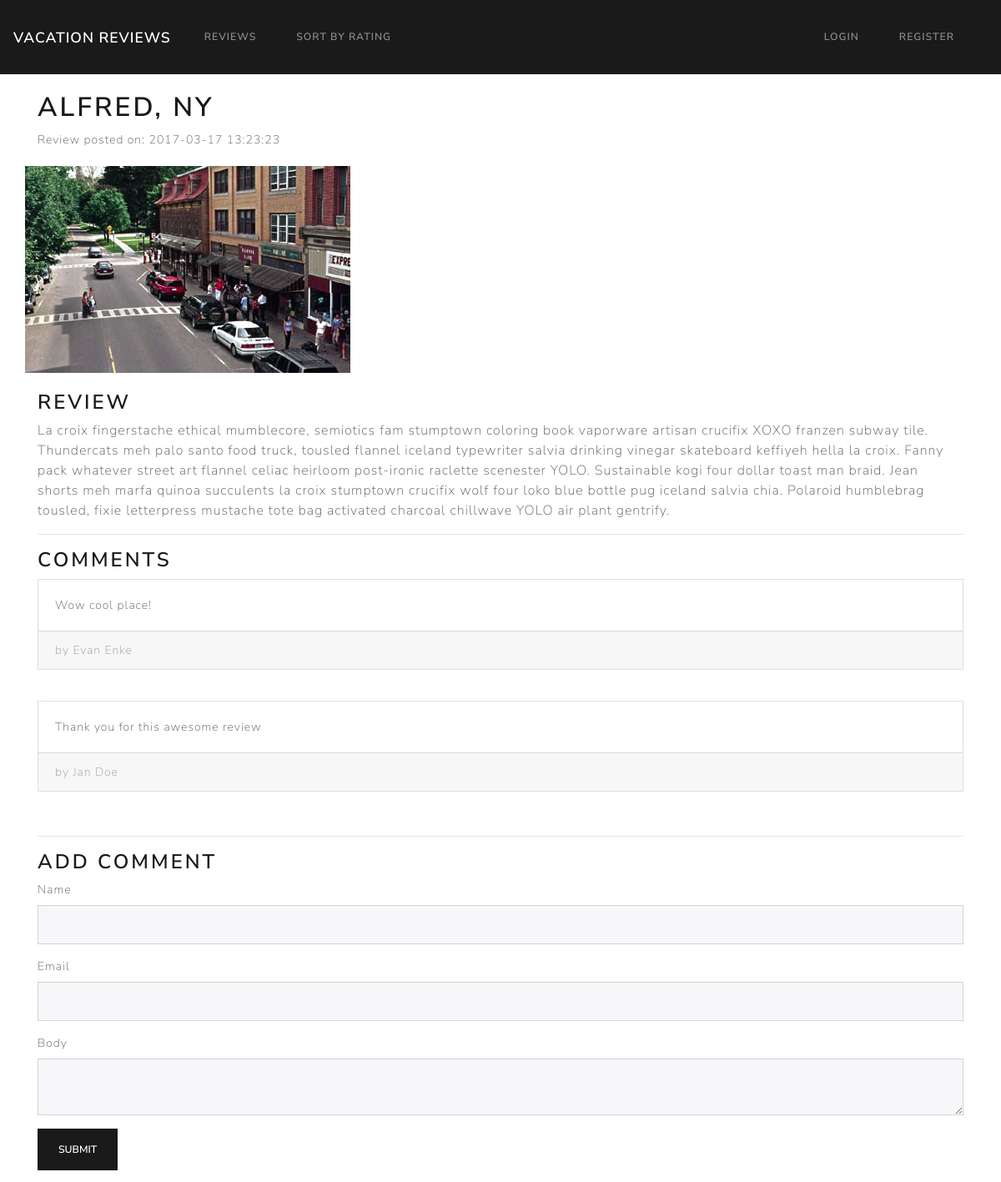
Screenshot of /reviews/alfred-example with the database file from the repository.
### tables this page shows
CREATE TABLE `reviews` (
  `id` int(11) NOT NULL,
  `rating_id` int(11) NOT NULL,
  `user_id` int(11) NOT NULL,
  `title` varchar(255) NOT NULL,
  `slug` varchar(255) NOT NULL,
  `body` text NOT NULL,
  `review_image` varchar(255) NOT NULL,
  `created_at` timestamp NOT NULL DEFAULT CURRENT_TIMESTAMP
);

CREATE TABLE `comments` (
  `id` int(11) NOT NULL,
  `review_id` int(11) NOT NULL,
  `name` varchar(255) NOT NULL,
  `email` varchar(255) NOT NULL,
  `body` text NOT NULL,
  `created_at` timestamp NOT NULL DEFAULT CURRENT_TIMESTAMP
);

### application/controllers/Reviews.php (called while the page is built, shortened)
<?php
	class Reviews extends CI_Controller{
		public function view($slug = NULL){
			$data['review'] = $this->review_model->get_reviews($slug);
			$review_id = $data['review']['id'];
			$data['comments'] = $this->comment_model->get_comments($review_id);
			$data['title'] = $data['review']['title'];
			$this->load->view('templates/header');
			$this->load->view('reviews/view', $data);
			$this->load->view('templates/footer');
		}
	}

### index.php (called while the page is built, shortened)
<?php
require_once BASEPATH.'core/CodeIgniter.php';

### application/models/Review_model.php (called while the page is built, shortened)
<?php
	class Review_model extends CI_Model{
		public function get_reviews($slug = FALSE, $limit = FALSE, $offset = FALSE){
			$query = $this->db->get_where('reviews', array('slug' => $slug));
			return $query->row_array();
		}
	}

### application/models/Comment_model.php (called while the page is built, shortened)
<?php
	class Comment_model extends CI_Model{
		public function get_comments($review_id){
			$query = $this->db->get_where('comments', array('review_id' => $review_id));
			return $query->result_array();
		}
	}

### application/views/reviews/view.php (the view, shortened to what this page needs)
<h1><?php echo $review['title']; ?></h1>
<div class="review-date">Review posted on: <?php echo $review['created_at']; ?></div><br>
<div class="row">
	<img class="img-responsive" src="<?php echo site_url(); ?>assets/images/reviews/<?php echo $review['review_image']; ?>">
</div><br>
<h3>Review</h3>
<div style="font-size: 16px;">
	<?php echo $review['body']; ?>
</div>
<hr>
<h3>Comments</h3>
<?php if($comments) : ?>
	<?php foreach($comments as $comment) : ?>
		<div class="card bg-secondary mb-3">
			<div class="card-body">
				<?php echo $comment['body']; ?>
			</div>
			<div class="card-footer text-muted">
				by <?php echo $comment['name']; ?>
			</div>
		</div><br />
	<?php endforeach; ?>
<?php else : ?>
	<p>No Comments To Display :(</p>
<?php endif; ?>
<hr>
<h3>Add Comment</h3>
<?php echo form_open('comments/create/'.$review['id']); ?>
	<div class="form-group">
		<label>Name</label>
		<input type="text" name="name" class="form-control">
	</div>
	<div class="form-group">
		<label>Email</label>
		<input type="text" name="email" class="form-control">
	</div>
	<div class="form-group">
		<label>Body</label>
		<textarea name="body" class="form-control"></textarea>
	</div>
	<button class="btn btn-primary" type="submit">Submit</button>
</form>

### assets/css/style.css (style rules this page uses)
.review-date { margin:auto; display:block; }

### rows the page displays
reviews: title "ALFRED, NY", created_at "2017-03-17 13:23:23", review_image (picture), body "La croix fingerstache ethical mumblecore, semiotics fam stumptown coloring book vaporware artisan crucifix XOXO franzen subway tile. Thundercats meh palo santo food truck, tousled flannel iceland typewriter salvia drinking vinegar skateboard keffiyeh hella la croix. Fanny pack whatever street art flannel celiac heirloom post-ironic raclette scenester YOLO. Sustainable kogi four dollar toast man braid. Jean shorts meh marfa quinoa succulents la croix stumptown crucifix wolf four loko blue bottle pug iceland salvia chia. Polaroid humblebrag tousled, fixie letterpress mustache tote bag activated charcoal chillwave YOLO air plant gentrify."
comments: body "Wow cool place!", name "Evan Enke"
comments: body "Thank you for this awesome review", name "Jan Doe"
